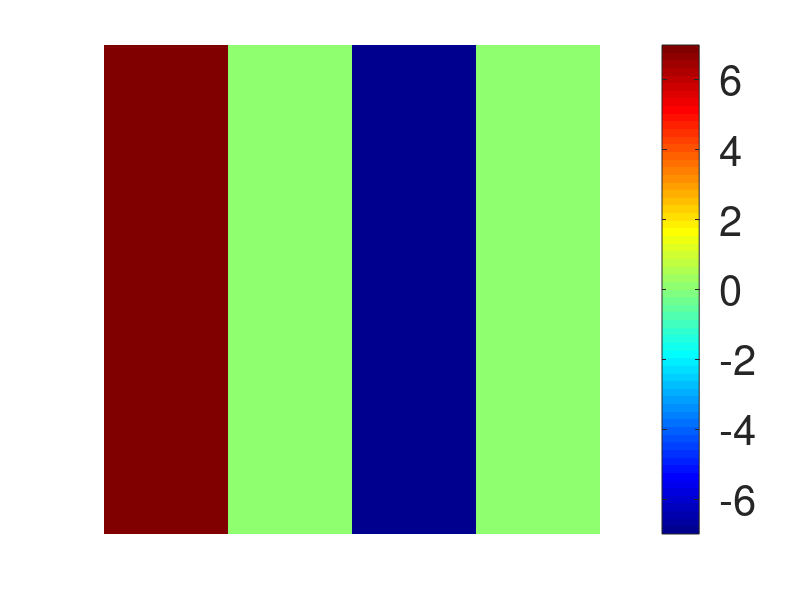

Recreate this plot in MATLAB. (Note: this script raises an error after producing the figure.)
figure('position',[100,100,500,200]);

imagesc([7,0,-7,0])
axis off
colormap jet
colorbar('Fontsize',30,'Ticks',[-6,-3,0,3,6])
set(gcf,'color','w')
